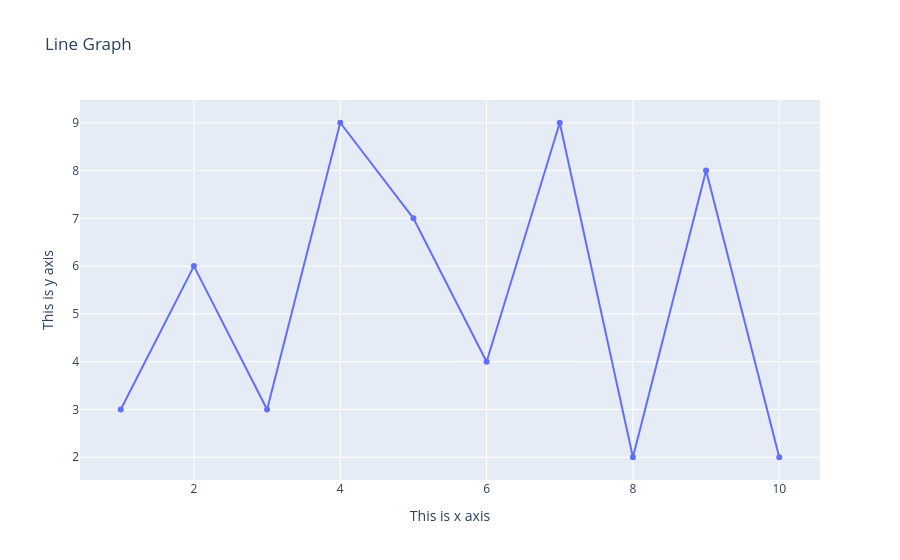

The notebook cell saved with this chart:
### Markdown cell above
Adding Title on top,x axis , y axis

### Code cell
fig = go.Figure(go.Scatter(x=x,y=y))
fig.update_layout(title="Line Graph",xaxis_title="This is x axis", yaxis_title="This is y axis")
fig.show()

### Figure 1 — Plotly figure (JSON) as saved in the notebook; plotly's stock layout.template omitted (floating-point values rounded to 4 significant figures)
{"data": [{"type": "scatter", "x": [1, 2, 3, 4, 5, 6, 7, 8, 9, 10], "y": [3, 6, 3, 9, 7, 4, 9, 2, 8, 2]}], "layout": {"title": {"text": "Line Graph"}, "xaxis": {"title": {"text": "This is x axis"}}, "yaxis": {"title": {"text": "This is y axis"}}}}
